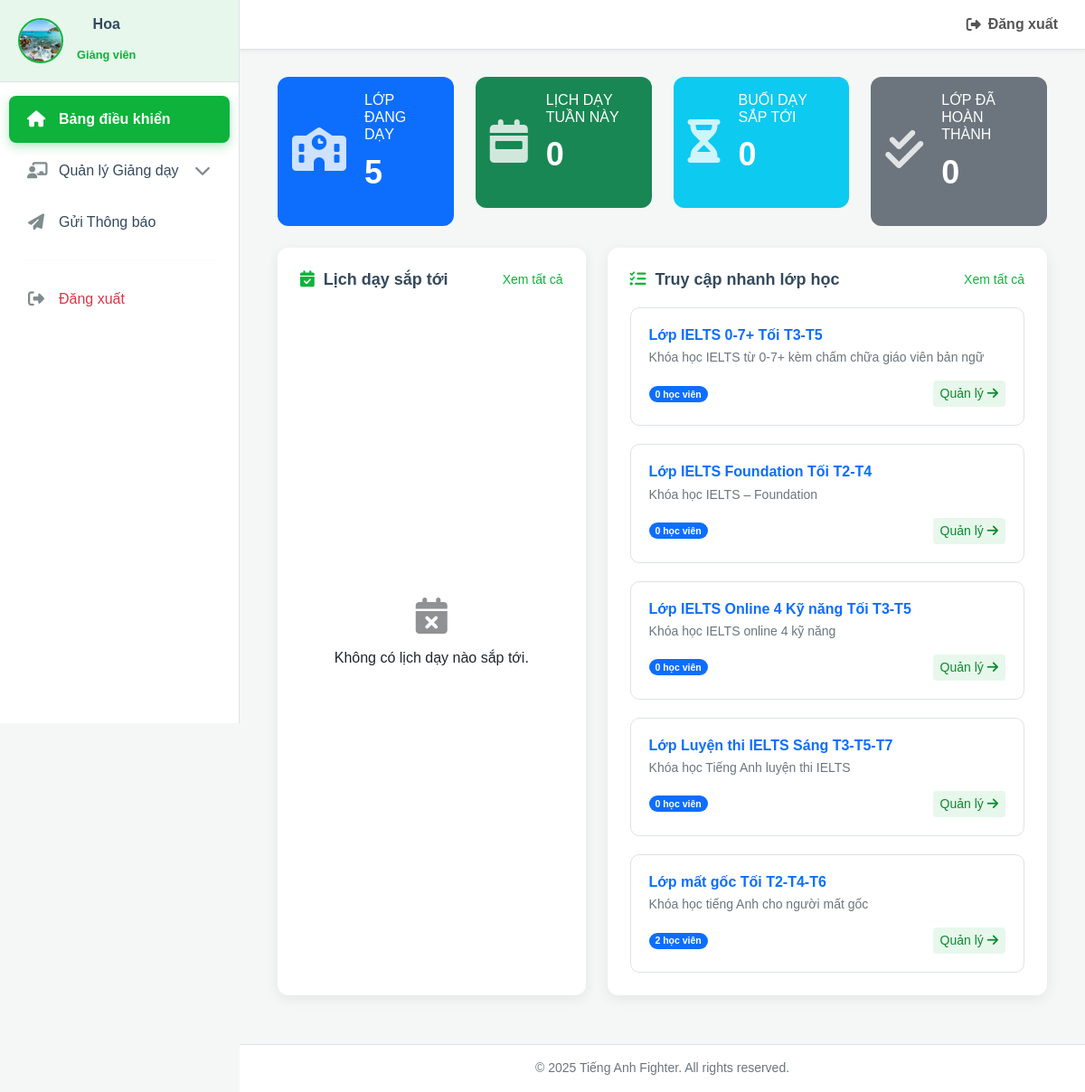
The page /admin/admin.php (signed in) on the database as committed earlier.
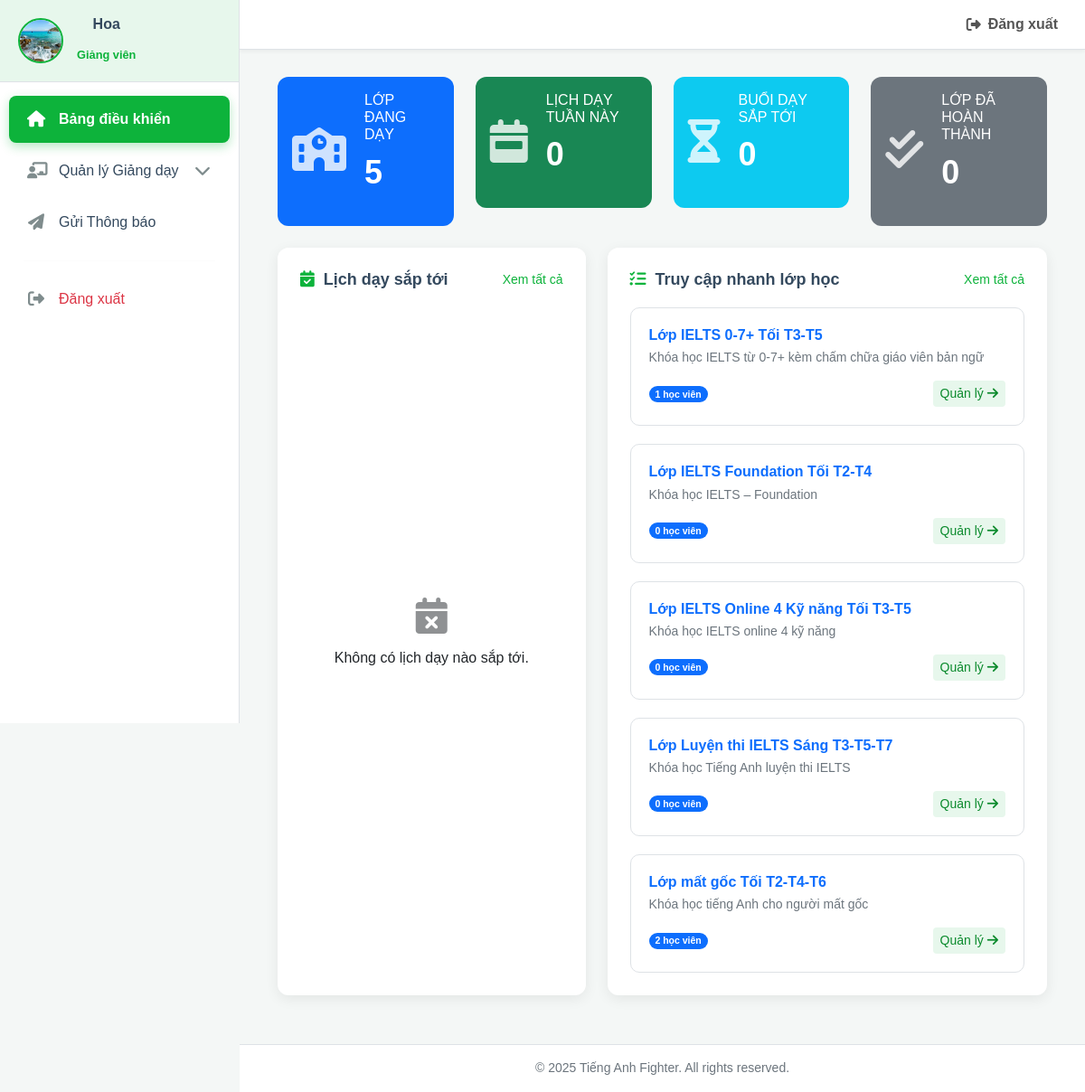
The same page on the database as committed later.
### tables this page shows
CREATE TABLE `lop_hoc` (
  `id_lop` varchar(50) NOT NULL,
  `id_khoahoc` int(11) NOT NULL,
  `ten_lop` varchar(100) NOT NULL,
  `id_giangvien` int(11) DEFAULT NULL COMMENT 'Giảng viên trực tiếp đứng lớp',
  `so_luong_hoc_vien` int(11) DEFAULT 0,
  `trang_thai` enum('dang hoc','da xong') DEFAULT 'dang hoc'
);

CREATE TABLE `khoahoc` (
  `id_khoahoc` int(11) NOT NULL,
  `ten_khoahoc` varchar(100) DEFAULT NULL,
  `mo_ta` text DEFAULT NULL,
  `thoi_gian` int(11) DEFAULT NULL COMMENT 'Thời lượng khóa học (tính bằng số buổi)',
  `chi_phi` int(11) DEFAULT NULL,
  `hinh_anh` varchar(255) DEFAULT NULL,
  `danh_gia_tb` decimal(3,2) DEFAULT NULL,
  `cap_do` varchar(50) DEFAULT NULL COMMENT 'Cấp độ của khóa học (Beginner, Intermediate, IELTS 5.0+,...)'
);

### admin/modules/teacher/teacher_home.php (the view, shortened to what the changed rows need)
<?php
$id_giangvien = $_SESSION['id_giangvien'];
$sql_my_classes = "
    SELECT id_lop, ten_lop, so_luong_hoc_vien, ten_khoahoc
    FROM lop_hoc lh
    JOIN khoahoc kh ON lh.id_khoahoc = kh.id_khoahoc
    WHERE lh.id_giangvien = ? AND lh.trang_thai = 'dang hoc'
    ORDER BY ten_lop ASC
    LIMIT 6
";
$stmt_classes = $conn->prepare($sql_my_classes);
$stmt_classes->bind_param("i", $id_giangvien);
$stmt_classes->execute();
$my_classes = $stmt_classes->get_result();
?>
<div class="container-fluid">
    <div class="row">
        <div class="col-lg-7 mb-4">
            <div class="widget animated-component h-100" style="animation-delay: 600ms;">
                <div class="widget-body">
                    <?php if ($my_classes->num_rows > 0): ?>
                        <div class="quick-access-grid">
                            <?php while ($class = $my_classes->fetch_assoc()): ?>
                                <a href="./admin.php?nav=lichhoc&lop_id=<?php echo $class['id_lop']; ?>" class="text-decoration-none">
                                    <div class="class-shortcut-card">
                                        <div class="class-info">
                                            <h6><?php echo htmlspecialchars($class['ten_lop']); ?></h6>
                                            <p><?php echo htmlspecialchars($class['ten_khoahoc']); ?></p>
                                        </div>
                                        <div class="class-meta">
                                            <span class="badge bg-primary rounded-pill"><?php echo $class['so_luong_hoc_vien']; ?> học viên</span>
                                            <span class="btn btn-sm btn-manage">Quản lý <i class="fa-solid fa-arrow-right"></i></span>
                                        </div>
                                    </div>
                                </a>
                            <?php endwhile; ?>
                        </div>
                    <?php endif; ?>
                </div>
            </div>
        </div>
    </div>
</div>

Rows that differ between the two databases and show on the page:
changed lop_hoc "Lớp IELTS 0-7+ Tối T3-T5": so_luong_hoc_vien "0" → "1"
